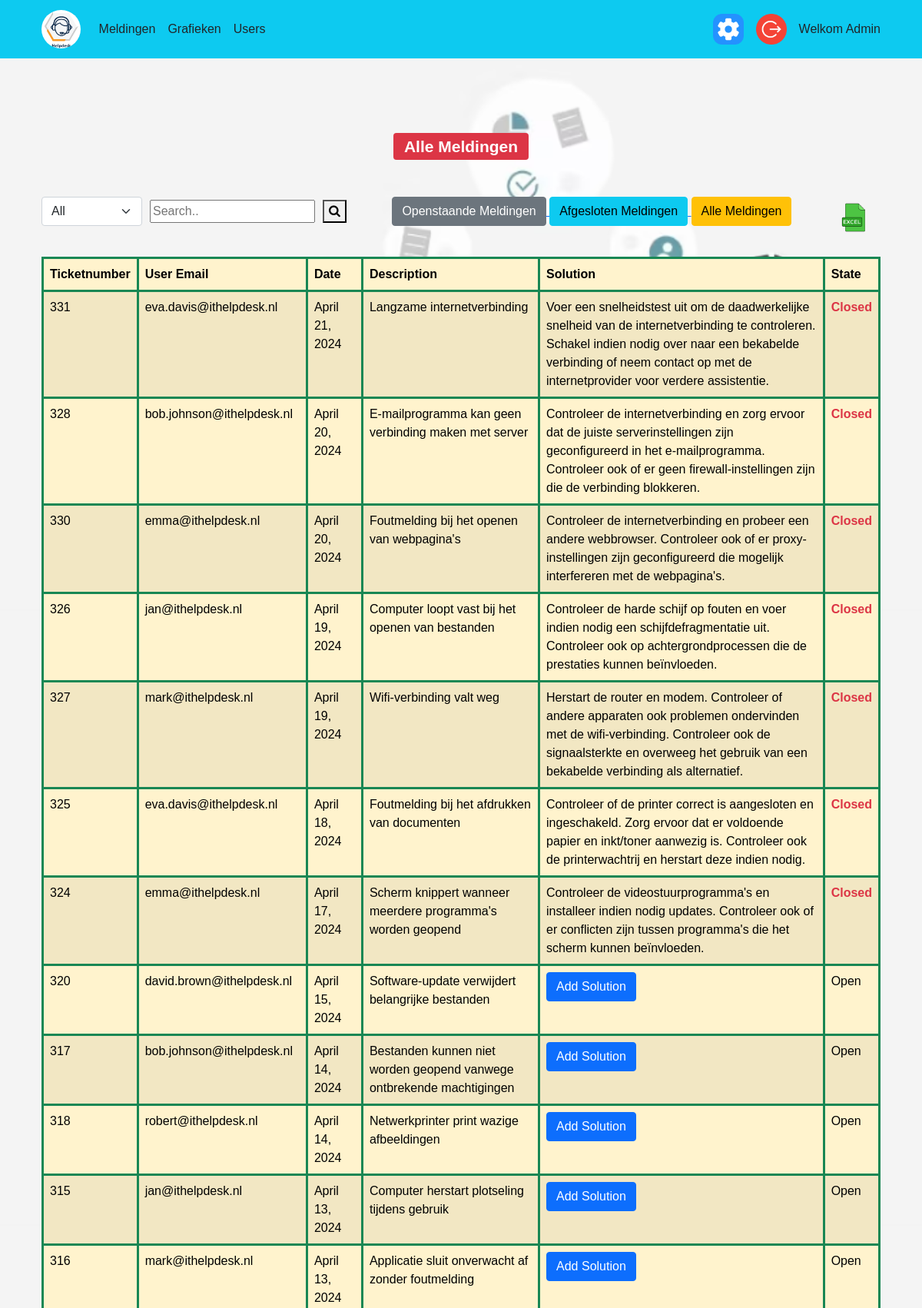
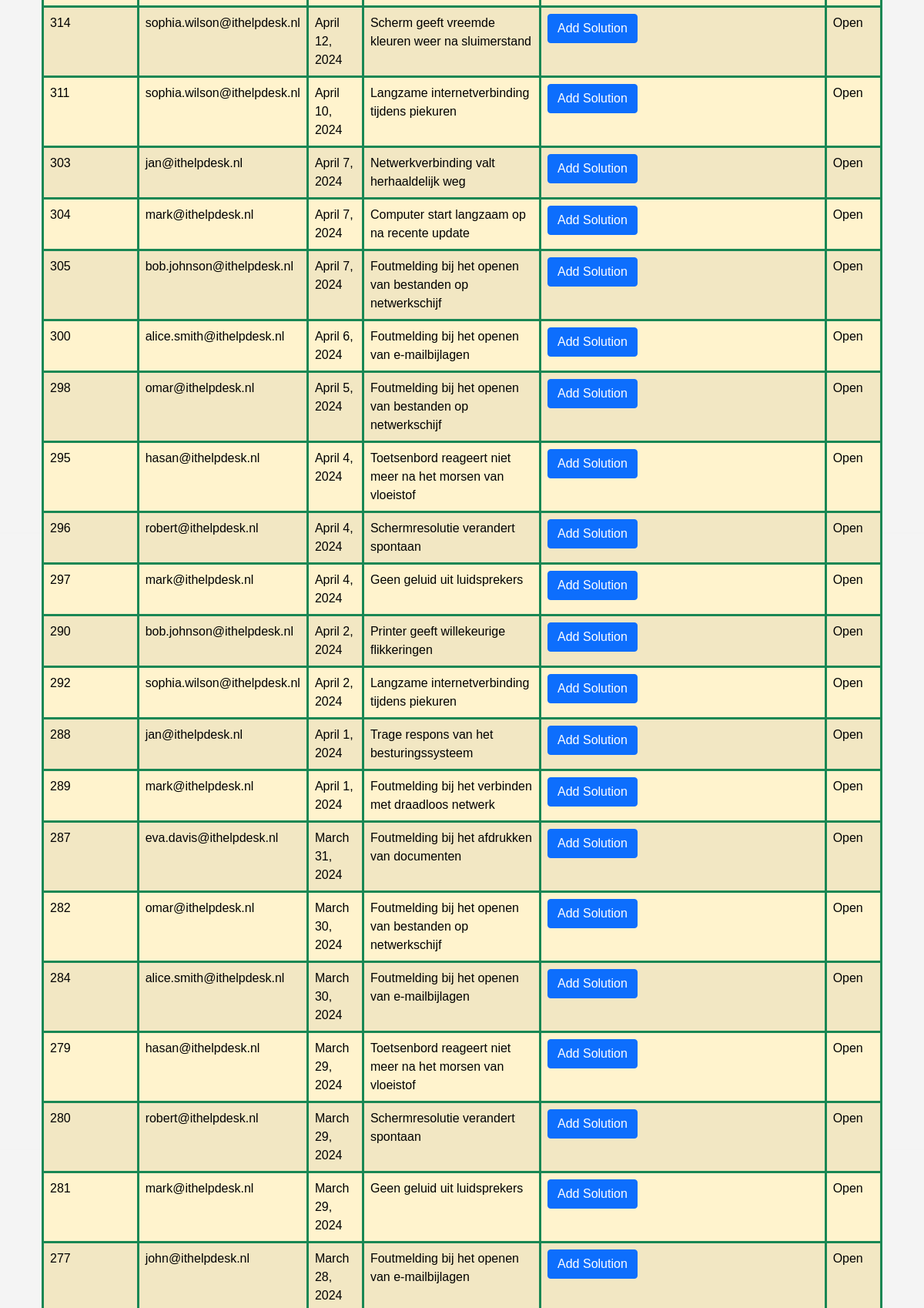
/dashboard/all_tickets (signed in, upper part), run on the app's committed database (2 pictures, top to bottom).
### helpdesk/models.py (models this page shows, shortened)
class Tickets(models.Model):
   id= models.AutoField(primary_key=True)
   user= models.ForeignKey(Users, on_delete=models.CASCADE, null=True, related_name='tickets')
   date = models.DateField(blank=True)
   description = models.TextField()
   solution= models.TextField(blank=True)
   is_open= models.BooleanField(default=True)

class Users(models.Model):
   id= models.AutoField(primary_key=True)
   name = models.CharField(max_length=50)
   email = models.CharField(max_length=50)
   password= models.TextField(max_length=50)
   secret= models.TextField(default="")
   role= models.TextField()
   is_active= models.BooleanField(default=True)

### helpdesk/views.py (the view, shortened to what this page needs)
# urls.py: path("dashboard/all_tickets", views.all_tickets, name="all_tickets"),
def all_tickets(request, area=None, search=None):
    if check_session(request,"admin"):
        if "search_term" in request.GET and "search_area" in request.GET:
                search= request.GET["search_term"]
                area= request.GET["search_area"]
                if area=="All":
                    tickets = Tickets.objects.filter(
                        Q(description__icontains=search) |
                        Q(solution__icontains=search) |
                        Q(user__email__icontains= search)
                    )
                if area=="Description":
                    tickets= Tickets.objects.filter(description__icontains=search)
                if area== "user_email":
                    tickets= Tickets.objects.filter(user__email__icontains=search)
                if area== "solution":
                    tickets= Tickets.objects.filter(solution__icontains=search)
        else:
                tickets= Tickets.objects.order_by("-date")
        return render(request, "tickets.html", {"data": tickets, "count": tickets.count(), "search_term": search, "title": "Alle Meldingen"})
    else:
        return redirect("/")

### helpdesk/views.py (called while the page is built)
def check_session(request, role=None):
    if "name" in request.session:
        if request.session["role"]==role:
            return True
    else:
        return False

### helpdesk/templates/tickets.html (shortened to what this page needs)
{% extends 'master.html' %}
{% load static%}
{% block content %}
{% include "partials/_admin.html" %}
<h3 class="text-center text-dark mb-5">
  <span class="badge bg-danger">
   {{ title }}
  </span>
</h3>
<div class="container mt-3">
<div class="d-flex justify-content-between mb-3">
<form action="">
  <div class="search-container">
    <select id="search_area" name="search_area" class="form-select" aria-label="Default select example">
        <option selected>All</option>
    </select>
    <input id="search_item" type="text" placeholder="Search.." name="search_term">
    <button id="search_btn" type="submit"><i class="fa fa-search"></i></button>
</div>
</form>
<div>
 <a href="{% url 'open_tickets' %}">
  <button class="btn btn-secondary">Openstaande Meldingen</button>
 </a>
 <a href="{% url 'closed_tickets' %}">
  <button class="btn btn-info">Afgesloten Meldingen</button>
 </a>
 <a href="{% url 'all_tickets' %}">
  <button class="btn btn-warning">Alle Meldingen</button>
 </a>
</div>
  <form method="post"  class="mb-2 float-end">
    <button name= {{ request.path }} class="btn" type="submit">
     <img id="excell_btn"  height="40" src="{% static 'images/excell.png' %}" alt="" >
    </button>
  </form>
</div>
    <table class="table table-warning table-striped table-hover table-bordered border-success">
        <thead>
          <tr>
            <th>Ticketnumber</th>
            <th>User Email</th>
            <th>Date</th>
            <th>Description</th>
            <th>Solution</th>
            <th>State</th>
          </tr>
        </thead>
        <tbody id="searchResults">
        {% for ticket in data %}
          <tr>
            <td>{{ticket.id}}</td>
            <td>{{ticket.user.email}}</td>
            <td>{{ticket.date}}</td>
            <td>{{ticket.description}}</td>
            {% if not ticket.solution %}
             <td>
                <button id="{{ticket.id}}" class="btn btn-primary solve_btn">
                  Add Solution
                </button>
             </td>
             {% else %}
            <td>{{ticket.solution}}</td>
            {% endif %}
            {% if ticket.is_open %}
            <td >Open</td>
            {% else %}
            <td class="text-danger fw-bold">Closed</td>
            {% endif %}
          </tr>
      {% endfor %}
        </tbody>
      </table>
</div>
{% endblock %}

### helpdesk/static/style/style.css (style rules this page uses)
td, th { border-width: 3px !important; }
body { font-family: "Trebuchet MS", Helvetica, sans-serif !important; }
* { box-sizing: border-box; }

### helpdesk/templates/tickets.html (style rules this page uses)
.search-container { display: flex; align-items: center; }
.search-container select, .search-container input[type="text"], .search-container button { margin-right: 10px; }

### data on the page
Tickets: id "331", user.email "eva.davis@ithelpdesk.nl", date "April 21, 2024", description "Langzame internetverbinding", solution "Voer een snelheidstest uit om de daadwerkelijke snelheid van de internetverbinding te controleren. Schakel indien nodig over naar een bekabelde verbinding of neem contact op met de internetprovider voor verdere assistentie.", is_open "Closed"
Tickets: id "328", user.email "bob.johnson@ithelpdesk.nl", date "April 20, 2024", description "E-mailprogramma kan geen verbinding maken met server", solution "Controleer de internetverbinding en zorg ervoor dat de juiste serverinstellingen zijn geconfigureerd in het e-mailprogramma. Controleer ook of er geen firewall-instellingen zijn die de verbinding blokkeren.", is_open "Closed"
Tickets: id "330", user.email "emma@ithelpdesk.nl", date "April 20, 2024", description "Foutmelding bij het openen van webpagina's", solution "Controleer de internetverbinding en probeer een andere webbrowser. Controleer ook of er proxy-instellingen zijn geconfigureerd die mogelijk interfereren met de webpagina's.", is_open "Closed"
Tickets: id "326", user.email "jan@ithelpdesk.nl", date "April 19, 2024", description "Computer loopt vast bij het openen van bestanden", solution "Controleer de harde schijf op fouten en voer indien nodig een schijfdefragmentatie uit. Controleer ook op achtergrondprocessen die de prestaties kunnen beïnvloeden.", is_open "Closed"
Tickets: id "327", user.email "mark@ithelpdesk.nl", date "April 19, 2024", description "Wifi-verbinding valt weg", solution "Herstart de router en modem. Controleer of andere apparaten ook problemen ondervinden met de wifi-verbinding. Controleer ook de signaalsterkte en overweeg het gebruik van een bekabelde verbinding als alternatief.", is_open "Closed"
Tickets: id "325", user.email "eva.davis@ithelpdesk.nl", date "April 18, 2024", description "Foutmelding bij het afdrukken van documenten", solution "Controleer of de printer correct is aangesloten en ingeschakeld. Zorg ervoor dat er voldoende papier en inkt/toner aanwezig is. Controleer ook de printerwachtrij en herstart deze indien nodig.", is_open "Closed"
Tickets: id "324", user.email "emma@ithelpdesk.nl", date "April 17, 2024", description "Scherm knippert wanneer meerdere programma's worden geopend", solution "Controleer de videostuurprogramma's en installeer indien nodig updates. Controleer ook of er conflicten zijn tussen programma's die het scherm kunnen beïnvloeden.", is_open "Closed"
Tickets: id "320", user.email "david.brown@ithelpdesk.nl", date "April 15, 2024", description "Software-update verwijdert belangrijke bestanden", is_open "Open"
Tickets: id "317", user.email "bob.johnson@ithelpdesk.nl", date "April 14, 2024", description "Bestanden kunnen niet worden geopend vanwege ontbrekende machtigingen", is_open "Open"
Tickets: id "318", user.email "robert@ithelpdesk.nl", date "April 14, 2024", description "Netwerkprinter print wazige afbeeldingen", is_open "Open"
Tickets: id "315", user.email "jan@ithelpdesk.nl", date "April 13, 2024", description "Computer herstart plotseling tijdens gebruik", is_open "Open"
Tickets: id "316", user.email "mark@ithelpdesk.nl", date "April 13, 2024", description "Applicatie sluit onverwacht af zonder foutmelding", is_open "Open"
Tickets: id "314", user.email "sophia.wilson@ithelpdesk.nl", date "April 12, 2024", description "Scherm geeft vreemde kleuren weer na sluimerstand", is_open "Open"
Tickets: id "311", user.email "sophia.wilson@ithelpdesk.nl", date "April 10, 2024", description "Langzame internetverbinding tijdens piekuren", is_open "Open"
Tickets: id "303", user.email "jan@ithelpdesk.nl", date "April 7, 2024", description "Netwerkverbinding valt herhaaldelijk weg", is_open "Open"
Tickets: id "304", user.email "mark@ithelpdesk.nl", date "April 7, 2024", description "Computer start langzaam op na recente update", is_open "Open"
Tickets: id "305", user.email "bob.johnson@ithelpdesk.nl", date "April 7, 2024", description "Foutmelding bij het openen van bestanden op netwerkschijf", is_open "Open"
Tickets: id "300", user.email "alice.smith@ithelpdesk.nl", date "April 6, 2024", description "Foutmelding bij het openen van e-mailbijlagen", is_open "Open"
Tickets: id "298", user.email "omar@ithelpdesk.nl", date "April 5, 2024", description "Foutmelding bij het openen van bestanden op netwerkschijf", is_open "Open"
Tickets: id "295", user.email "hasan@ithelpdesk.nl", date "April 4, 2024", description "Toetsenbord reageert niet meer na het morsen van vloeistof", is_open "Open"
Tickets: id "296", user.email "robert@ithelpdesk.nl", date "April 4, 2024", description "Schermresolutie verandert spontaan", is_open "Open"
Tickets: id "297", user.email "mark@ithelpdesk.nl", date "April 4, 2024", description "Geen geluid uit luidsprekers", is_open "Open"
Tickets: id "290", user.email "bob.johnson@ithelpdesk.nl", date "April 2, 2024", description "Printer geeft willekeurige flikkeringen", is_open "Open"
Tickets: id "292", user.email "sophia.wilson@ithelpdesk.nl", date "April 2, 2024", description "Langzame internetverbinding tijdens piekuren", is_open "Open"
Tickets: id "288", user.email "jan@ithelpdesk.nl", date "April 1, 2024", description "Trage respons van het besturingssysteem", is_open "Open"
Tickets: id "289", user.email "mark@ithelpdesk.nl", date "April 1, 2024", description "Foutmelding bij het verbinden met draadloos netwerk", is_open "Open"
Tickets: id "287", user.email "eva.davis@ithelpdesk.nl", date "March 31, 2024", description "Foutmelding bij het afdrukken van documenten", is_open "Open"
Tickets: id "282", user.email "omar@ithelpdesk.nl", date "March 30, 2024", description "Foutmelding bij het openen van bestanden op netwerkschijf", is_open "Open"
Tickets: id "284", user.email "alice.smith@ithelpdesk.nl", date "March 30, 2024", description "Foutmelding bij het openen van e-mailbijlagen", is_open "Open"
Tickets: id "279", user.email "hasan@ithelpdesk.nl", date "March 29, 2024", description "Toetsenbord reageert niet meer na het morsen van vloeistof", is_open "Open"
Tickets: id "280", user.email "robert@ithelpdesk.nl", date "March 29, 2024", description "Schermresolutie verandert spontaan", is_open "Open"
Tickets: id "281", user.email "mark@ithelpdesk.nl", date "March 29, 2024", description "Geen geluid uit luidsprekers", is_open "Open"
Tickets: id "277", user.email "john@ithelpdesk.nl", date "March 28, 2024", description "Foutmelding bij het openen van e-mailbijlagen", is_open "Open"

### other printed values
{{ request.session.name|title }} "Admin"
{{ title }} "Alle Meldingen"
